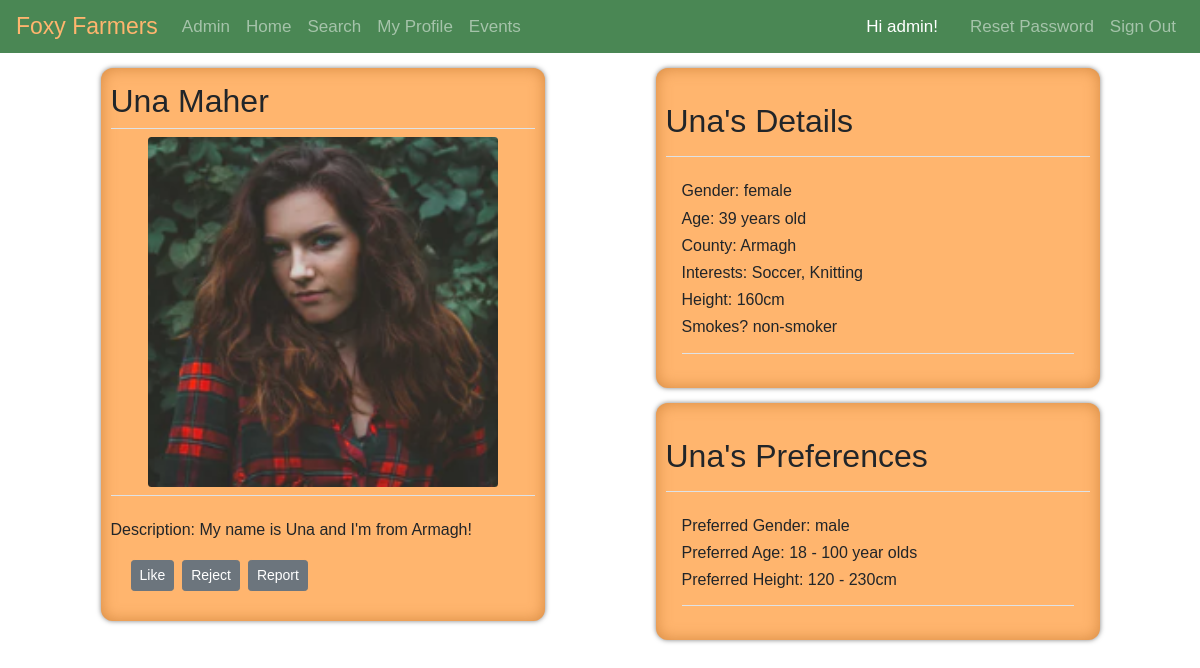
Screenshot of /pages/main/profile.php?userID=3 (signed in) with the database file from the repository.
### tables this page shows
CREATE TABLE preferences (
  userID INT NOT NULL,
  prefGender ENUM("male", "female") NOT NULL,
  prefAgeMin INT NULL DEFAULT 18,
  prefAgeMax INT NULL DEFAULT 100,
  prefCountyID INT NULL,
  prefInterestID INT NULL,
  prefSmokes ENUM("smoker", "non-smoker") NULL,
  prefHeightMin INT NULL DEFAULT 120,
  prefHeightMax INT NULL DEFAULT 230
);

### utilities/utility.php (called while the page is built, shortened)
<?php
function getUserPreferences($link, $userID) {
  $sql = "SELECT prefGender, prefAgeMin, prefAgeMax, prefCountyID, prefInterestID, prefSmokes , prefHeightMin, prefHeightMax FROM preferences WHERE userID = $userID;";
  if($stmt = mysqli_prepare($link, $sql)) {
    if(mysqli_stmt_execute($stmt)) {
      mysqli_stmt_store_result($stmt);
      if(mysqli_stmt_num_rows($stmt) == 1) {
        $preferences = array();
        mysqli_stmt_bind_result($stmt, $prefGenderTemp, $prefAgeMinTemp, $prefAgeMaxTemp, $prefCountyIDTemp, $prefInterestIDTemp, $prefSmokesTemp, $prefHeightMinTemp, $prefHeightMaxTemp);
        while (mysqli_stmt_fetch($stmt)) {
          $preferences['prefGender'] = $prefGenderTemp;
          $preferences['prefAgeMin'] = $prefAgeMinTemp;
          $preferences['prefAgeMax'] = $prefAgeMaxTemp;
          $preferences['prefCountyID'] = ($prefCountyIDTemp) ? $prefCountyIDTemp : 0;
          $preferences['prefInterestID'] = ($prefInterestIDTemp) ? $prefInterestIDTemp : 0;
          $preferences['prefSmokes'] = ($prefSmokesTemp) ? $prefSmokesTemp : "";
          $preferences['prefHeightMin'] = $prefHeightMinTemp;
          $preferences['prefHeightMax'] = $prefHeightMaxTemp;
        }
      }
    }
    else {
      echo "Oops! Something went wrong. Please try again later.";
    }
    if (isset($preferences)) {
      return $preferences;
    }
  }
}
?>

### pages/main/profile.php (the view, shortened to what this page needs)
<?php
require_once "../../utilities/utility.php";
require_once "../../utilities/config.php";
$firstName = $lastName = $photoAddress = $gender = $dateOfBirth = $countyName = $smokes = $description = $email = $accessLevel = "";
$height = 0;
$relationshipStatus = "none";
$myProfile = false;
if(isset($_GET["userID"]) && !empty(trim($_GET["userID"]))) {
  $userID = $_GET["userID"];
}
else {
  $userID = $_SESSION["userID"];
  $myProfile = true;
}
$sql = "SELECT firstName, lastName, email, accessLevel, description, gender, dateOfBirth, countyName, photo, smokes, height FROM user
JOIN profile JOIN countyList ON user.userID = profile.userID AND profile.countyID = countyList.countyID WHERE user.userID = $userID;";
if($stmt = mysqli_prepare($link, $sql)) {
  if(mysqli_stmt_execute($stmt)) {
    mysqli_stmt_store_result($stmt);
    if(mysqli_stmt_num_rows($stmt) == 1) {
      mysqli_stmt_bind_result($stmt, $firstNameTemp, $lastNameTemp, $emailTemp, $accessLevelTemp, $descriptionTemp, $genderTemp, $dateOfBirthTemp, $countyNameTemp, $photoTemp, $smokesTemp, $heightTemp);
      while (mysqli_stmt_fetch($stmt)) {
        $firstName = $firstNameTemp;
        $lastName = $lastNameTemp;
        if($descriptionTemp) {$description = $descriptionTemp;};
        $gender = $genderTemp;
        $dateOfBirth = $dateOfBirthTemp;
        $countyName = $countyNameTemp;
        $photoAddress = $photoTemp;
        $smokes = $smokesTemp;
        $height = $heightTemp;
      }
    }
  }
  else {
    echo "Oops! Something went wrong. Please try again later.";
  }
}
$sql = "SELECT interestName FROM interestList JOIN interests ON interestList.interestID = interests.interestID WHERE interests.userID = $userID;";
if($stmt = mysqli_prepare($link, $sql)) {
  if(mysqli_stmt_execute($stmt)) {
    mysqli_stmt_store_result($stmt);
    if(mysqli_stmt_num_rows($stmt) >= 1) {
      mysqli_stmt_bind_result($stmt, $interestNameTemp);
      while (mysqli_stmt_fetch($stmt)) {
        $interests[] = $interestNameTemp;
      }
    }
  }
  else {
    echo "Oops! Something went wrong. Please try again later.";
  }
}
$preferences = getUserPreferences($link, $userID);
$prefGender = $preferences['prefGender'];
$prefAgeMin = $preferences['prefAgeMin'];
$prefAgeMax = $preferences['prefAgeMax'];
$prefHeightMin = $preferences['prefHeightMin'];
$prefHeightMax = $preferences['prefHeightMax'];
?>
<div class="container">
  <div class="container-item container-item-shadow">
    <div class="mt-1 mb-2 border-bottom">
      <h2><?php echo $firstName.' '.$lastName ?></h2>
    </div>
    <div class="pb-2 mt-2 mb-4 border-bottom">
      <img src="<?php echo $photoAddress ?>" alt="Profile Photo">
    </div>
    <div>
      <div>
        <?php
          if (!empty($description)) {
            echo '<h6>Description: '.$description.'</h6>';
          }
        ?>
      </div>
    </div>
    <?php
      if(!$myProfile) {
        echo '<div class="m-3">';
        if($relationshipStatus == "none" || $relationshipStatus == "theyLikeYou") {
          echo '<a href="../../utilities/action.php?action=like&userID='.$userID.'" class="btn btn-secondary btn-sm m-1">Like</a>';
          echo '<a href="../../utilities/action.php?action=reject&userID='.$userID.'" class="btn btn-secondary btn-sm m-1">Reject</a>';
          echo '<a href="../../utilities/action.php?action=report&userID='.$userID.'" class="btn btn-secondary btn-sm m-1">Report</a>';
        }
        echo '</div>';
      }
    ?>
  </div>
  <div class="container-item container-item-stack"">
    <div class="container-item container-item-inside-stack container-item-shadow">
      <div class="pb-2 mt-4 mb-4 border-bottom">
        <h2><?php echo ($myProfile) ? 'My Details' : $firstName."'s Details";?></h2>
      </div>
      <div class="pb-2 m-3 mb-4 border-bottom">
        <div>
          <h6>Gender: <?php echo $gender ?></h6>
        </div>
        <div>
          <h6> Age:
          <?php
            $dateOfBirth = explode("-", $dateOfBirth);
            $age = (date("md", date("U", mktime(0, 0, 0, $dateOfBirth[2], $dateOfBirth[1], $dateOfBirth[0]))) > date("md")
              ? ((date("Y") - $dateOfBirth[0]) - 1)
              : (date("Y") - $dateOfBirth[0]));
            echo $age.' years old';
          ?>
          </h6>
        </div>
        <div>
          <h6>County: <?php echo $countyName ?></h6>
        </div>
        <div>
          <?php
            if (isset($interests)) {
              echo '<h6>Interests: ';
              $str = "";
              foreach ($interests as $interestName) {
                $str .= $interestName.', ';
              }
              $str = rtrim($str, ', ');
              echo $str;
              echo '</h6>';
            }
          ?>
        </div>
        <div>
          <h6>Height: <?php echo $height.'cm' ?></h6>
        </div>
        <div>
          <h6>Smokes? <?php echo $smokes ?></h6>
        </div>
      </div>
    </div>
    <div class="container-item container-item-inside-stack container-item-shadow">
      <div class="pb-2 mt-4 mb-4 border-bottom">
        <h2><?php echo ($myProfile) ? 'My Preferences' : $firstName."'s Preferences";?></h2>
      </div>
      <div class="pb-2 m-3 mb-4 border-bottom">
        <div>
          <h6>Preferred Gender: <?php echo $prefGender ?></h6>
        </div>
        <div>
          <h6>Preferred Age: <?php echo $prefAgeMin.' - '.$prefAgeMax.' year olds' ?></h6>
        </div>
        <div>
          <h6>Preferred Height: <?php echo $prefHeightMin.' - '.$prefHeightMax.'cm' ?></h6>
        </div>
      </div>
    </div>
  </div>
</div>

### style/style.css (style rules this page uses)
* { -webkit-box-sizing: border-box; -moz-box-sizing: border-box; -ms-box-sizing: border-box; box-sizing: border-box; }
:root { --main-orange-color: rgb(255,181,110); --main-orange-color-inner-shadow: rgba(202, 126, 54, 0.8); --main-orange-color-outer-shadow: rgba(0, 0, 0, 0.5); --main-green-color: hsl(130, 29%, 41%); --main-admin-color-inner-shadow: rgba(170, 170, 170, 0.8); --main-admin-color-outer-shadow: rgba(255, 255, 255, 0.5); --main-admin-color: hsl(0, 0%, 89%); }
body { font: 14px sans-serif; background-image: url("../images/site-photos/background.png"); background-color: white; background-attachment: fixed; background-position: 50% 50%; }
.navbar { background-color: var(--main-green-color); }
.navbar .navbar-brand { color: var(--main-orange-color); font-size: 23px; }
.navbar .nav-item { font-size: 17px; }
img { border-radius: 1%; width: 350px; height: 350px; display: block; margin: 0 auto; object-fit: cover; }
@media (min-width:900px) { .container { display: flex; align-items: flex-start; flex-wrap: wrap; justify-content: space-around } }
.container-item { flex-basis: 40%; padding: 10px; margin: 15px auto; background-color: var(--main-orange-color); border-radius: 12px; }
.container-item-stack { padding: 0px; background-color: rgba(255, 255, 255, 0); }
.container-item-inside-stack { margin: 0px auto 15px; }
.container-item-shadow { box-shadow: inset 0px 0px 15px 0px var(--main-orange-color-inner-shadow), 0px 0px 5px 0px var(--main-orange-color-outer-shadow); }

### rows the page displays
preferences: prefGender "male", prefAgeMin "18", prefAgeMax "100", prefHeightMin "120", prefHeightMax "230"

### other values shown
$firstName "Una"
$lastName "Maher"
$description "My name is Una and I'm from Armagh!"
$gender "female"
$age "39"
$countyName "Armagh"
$str "Soccer, Knitting"
$height "160"
$smokes "non-smoker"
